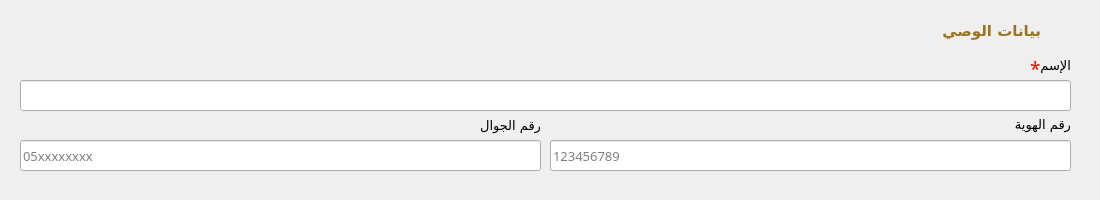
      <widget class="QWidget" name="tab_22">
       <attribute name="title">
        <string>ملف الوصي</string>
       </attribute>
       <widget class="QWidget" name="widget_38" native="true">
        <property name="geometry">
         <rect>
          <x>0</x>
          <y>10</y>
          <width>1091</width>
          <height>181</height>
         </rect>
        </property>
        <property name="styleSheet">
         <string notr="true"/>
        </property>
        <property name="class" stdset="0">
         <string>Card</string>
        </property>
        <widget class="QWidget" name="widget_39" native="true">
         <property name="geometry">
          <rect>
           <x>0</x>
           <y>0</y>
           <width>1091</width>
           <height>41</height>
          </rect>
         </property>
         <property name="class" stdset="0">
          <string>bg-pink-gold box-top-radius</string>
         </property>
         <widget class="QLabel" name="label_103">
          <property name="geometry">
           <rect>
            <x>930</x>
            <y>0</y>
            <width>111</width>
            <height>41</height>
           </rect>
          </property>
          <property name="font">
           <font>
            <family>Cairo</family>
            <pointsize>11</pointsize>
            <bold>true</bold>
           </font>
          </property>
          <property name="styleSheet">
           <string notr="true">color: #9c731d;</string>
          </property>
          <property name="text">
           <string>بيانات الوصي</string>
          </property>
         </widget>
         <widget class="QLabel" name="label_116">
          <property name="geometry">
           <rect>
            <x>1050</x>
            <y>10</y>
            <width>21</width>
            <height>21</height>
           </rect>
          </property>
          <property name="text">
           <string/>
          </property>
          <property name="pixmap">
           <pixmap>../assets/icons/ic_fluent_lock_open_24_filled_colored.svg</pixmap>
          </property>
          <property name="scaledContents">
           <bool>true</bool>
          </property>
         </widget>
        </widget>
        <widget class="QLineEdit" name="detail_guardian_name_3">
         <property name="enabled">
          <bool>true</bool>
         </property>
         <property name="geometry">
          <rect>
           <x>20</x>
           <y>70</y>
           <width>1051</width>
           <height>31</height>
          </rect>
         </property>
         <property name="font">
          <font>
           <family>Cairo</family>
           <pointsize>10</pointsize>
          </font>
         </property>
         <property name="readOnly">
          <bool>false</bool>
         </property>
        </widget>
        <widget class="QLabel" name="label_104">
         <property name="geometry">
          <rect>
           <x>1010</x>
           <y>40</y>
           <width>61</width>
           <height>31</height>
          </rect>
         </property>
         <property name="font">
          <font>
           <family>Cairo</family>
           <pointsize>10</pointsize>
          </font>
         </property>
         <property name="text">
          <string>الإسم</string>
         </property>
        </widget>
        <widget class="QLineEdit" name="detail_guardian_phone_3">
         <property name="enabled">
          <bool>true</bool>
         </property>
         <property name="geometry">
          <rect>
           <x>20</x>
           <y>130</y>
           <width>521</width>
           <height>31</height>
          </rect>
         </property>
         <property name="font">
          <font>
           <family>Cairo</family>
           <pointsize>10</pointsize>
          </font>
         </property>
         <property name="readOnly">
          <bool>false</bool>
         </property>
         <property name="placeholderText">
          <string>05xxxxxxxx</string>
         </property>
        </widget>
        <widget class="QLineEdit" name="detail_guardian_id_3">
         <property name="enabled">
          <bool>true</bool>
         </property>
         <property name="geometry">
          <rect>
           <x>550</x>
           <y>130</y>
           <width>521</width>
           <height>31</height>
          </rect>
         </property>
         <property name="font">
          <font>
           <family>Cairo</family>
           <pointsize>10</pointsize>
          </font>
         </property>
         <property name="readOnly">
          <bool>false</bool>
         </property>
         <property name="placeholderText">
          <string>123456789</string>
         </property>
        </widget>
        <widget class="QLabel" name="label_105">
         <property name="geometry">
          <rect>
           <x>1000</x>
           <y>99</y>
           <width>71</width>
           <height>31</height>
          </rect>
         </property>
         <property name="font">
          <font>
           <family>Cairo</family>
           <pointsize>10</pointsize>
          </font>
         </property>
         <property name="text">
          <string>رقم الهوية</string>
         </property>
        </widget>
        <widget class="QLabel" name="label_106">
         <property name="geometry">
          <rect>
           <x>480</x>
           <y>100</y>
           <width>61</width>
           <height>31</height>
          </rect>
         </property>
         <property name="font">
          <font>
           <family>Cairo</family>
           <pointsize>10</pointsize>
          </font>
         </property>
         <property name="text">
          <string>رقم الجوال</string>
         </property>
        </widget>
        <widget class="QLabel" name="label_190">
         <property name="geometry">
          <rect>
           <x>1030</x>
           <y>50</y>
           <width>20</width>
           <height>16</height>
          </rect>
         </property>
         <property name="font">
          <font>
           <family>Cairo</family>
           <pointsize>14</pointsize>
          </font>
         </property>
         <property name="styleSheet">
          <string notr="true">color: red;</string>
         </property>
         <property name="text">
          <string>*</string>
         </property>
        </widget>
       </widget>
      </widget>
